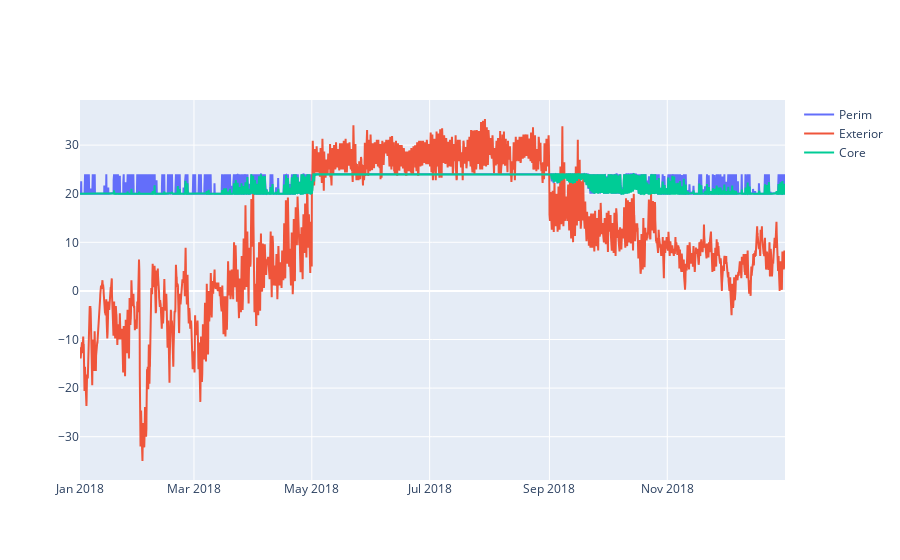

The cell this chart's notebook holds for it:
### Code cell
rng = 8760
var = "Zone Air Temperature"

# var = "Zone Air Heat Balance Interzone Air Transfer Rate"
fig = go.Figure()
x = ep_df_hourly["BLOCK PERIM STOREY 0"][var].index.to_numpy()
y = ep_df_hourly["BLOCK PERIM STOREY 0"][var].to_numpy()
temp = ep_df_hourly["BLOCK PERIM STOREY 0"]["Zone Outdoor Air Drybulb Temperature"].to_numpy()
fig.add_trace(go.Scatter(x=x[:rng], y=y[:rng], name="Perim"))
fig.add_trace(go.Scatter(x=x[:rng], y=temp[:rng], name="Exterior"))
y = ep_df_hourly["BLOCK CORE STOREY 0"][var].to_numpy()
fig.add_trace(go.Scatter(x=x[:rng], y=y[:rng], name="Core"))
fig.show()

### Figure 1 — Plotly figure (JSON) as saved in the notebook; plotly's stock layout.template omitted (floating-point values rounded to 4 significant figures; data arrays with more than 128 entries replaced by an {"elided": "..."} marker saying what was removed)
{"data": [{"name": "Perim", "type": "scatter", "x": {"elided": "8760 str values"}, "y": {"elided": "8760 float values"}}, {"name": "Exterior", "type": "scatter", "x": {"elided": "8760 str values"}, "y": {"elided": "8760 float values"}}, {"name": "Core", "type": "scatter", "x": {"elided": "8760 str values"}, "y": {"elided": "8760 float values"}}], "layout": {}}
